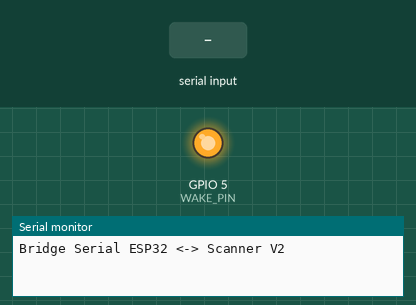
Recording of a sketch running on a simulated ESP32. Shown: output pins drawn as LEDs (lit = HIGH), the last lines printed to the serial monitor. The inputs (shaded band) are chosen by the test bench. Pins used as bus, display or sensor lines are not drawn.

Above: at 1.2 s.
1.3 s: "TRIGGER\n" received over Serial
At 2.7 s:
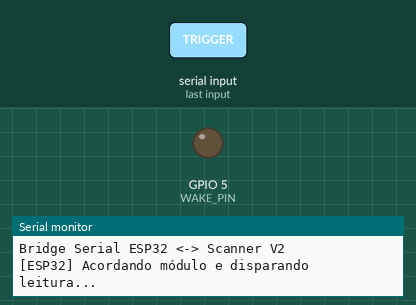
4.3 s: "TRIGGER\n" received over the second serial link
5.8 s: "1\n" received over Serial
7.3 s: "1\n" received over the second serial link
Timing chart, 0 to 9.8 s (numbered marks = the images above; inputs shaded):
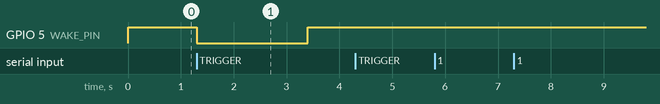

The sketch:

Scannertest.ino
```cpp
#include <Arduino.h>

#define RXD2 16
#define TXD2 17

// Definição dos pinos de controle do MDI-3100-SR
#define TRIG_PIN 4
#define WAKE_PIN 5 // Novo pino de controle de energia e mira

void setup() {
  Serial.begin(115200);
  Serial2.begin(115200, SERIAL_8N1, RXD2, TXD2);

  // Configuração inicial dos pinos (HIGH = Desativado, devido ao Pull-up interno)
  pinMode(TRIG_PIN, OUTPUT);
  digitalWrite(TRIG_PIN, HIGH);

  pinMode(WAKE_PIN, OUTPUT);
  digitalWrite(WAKE_PIN, HIGH);

  Serial.println("Bridge Serial ESP32 <-> Scanner V2");
}

void loop() {
  // 1. LEITURA DE RETORNO DO SCANNER
// 1. LEITURA DE RETORNO DO SCANNER
  if (Serial2.available()) {
    String barcodeData = Serial2.readStringUntil('\n');
    barcodeData.trim(); // Limpa lixo residual do buffer

    if(barcodeData.length() > 0){
      Serial.print("[SCANNER] LIDO BRUTO: ");
      Serial.println(barcodeData);

      // Regra de Extração:
      // O dado útil (31041) começa no índice 8 e termina no índice 13.
      // Ajuste os índices caso crachás de outros funcionários tenham tamanhos diferentes.
      if(barcodeData.length() >= 13) {
        String matricula = barcodeData.substring(8, 13);
        Serial.print("[SISTEMA] Matrícula Extraída: ");
        Serial.println(matricula);

        // Aqui você pode inserir a lógica para liberar a trava do Smart Locker
        // ou validar a matrícula em um banco de dados.
      } else {
        Serial.println("[SISTEMA] Formato de código incompatível.");
      }
    }
  }
  // 2. ENVIO DE COMANDOS DO PC PARA O MÓDULO
  if (Serial.available()) {
    String command = Serial.readStringUntil('\n');

    // O .trim() remove '\r', '\n' e espaços, garantindo o match correto
    command.trim();

    if(command == "TRIGGER") {
       Serial.println("[ESP32] Acordando módulo e disparando leitura...");

       // Passo A: Acorda o módulo do modo Low Power (Transição para Standby/AIM)
       digitalWrite(WAKE_PIN, LOW); // L: Recover from Low Power state / Aiming LED on
       delay(50); // Atraso tático para estabilização de estado interno

       // Passo B: Dispara o gatilho de leitura (Transição para Read)
       digitalWrite(TRIG_PIN, LOW);
       delay(50); // Pulso de ativação
       digitalWrite(TRIG_PIN, HIGH);

       // Passo C: Mantém o módulo acordado e a mira ativada por 2 segundos para tentar ler
       delay(2000);

       // Passo D: Libera o módulo para voltar ao estado de Low Power
       digitalWrite(WAKE_PIN, HIGH);
       Serial.println("[ESP32] Ciclo de leitura finalizado.");

    } else if (command.length() > 0) {
       // Repassa comandos seriais nativos
       Serial.println("[ESP32] TX -> " + command);
       Serial2.print(command);
       Serial2.print("\r");
    }
  }
}
```

Measured:
- after the input at 1.3 s, GPIO 5 (WAKE_PIN): HIGH → LOW at once, → HIGH 2.1 s later
